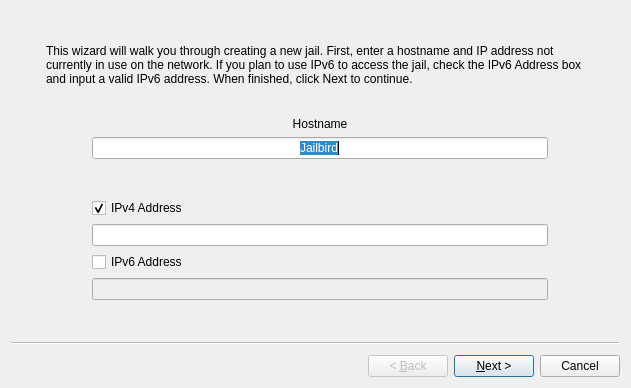
<?xml version="1.0" encoding="UTF-8"?>
<ui version="4.0">
 <class>wizardNewJail</class>
 <widget class="QWizard" name="wizardNewJail">
  <property name="geometry">
   <rect>
    <x>0</x>
    <y>0</y>
    <width>631</width>
    <height>388</height>
   </rect>
  </property>
  <property name="windowTitle">
   <string>New Jail Wizard</string>
  </property>
  <widget class="QWizardPage" name="Page_IP">
   <layout class="QGridLayout" name="gridLayout_2">
    <item row="0" column="0" rowspan="4">
     <layout class="QVBoxLayout" name="verticalLayout_3">
      <item>
       <widget class="QLabel" name="label_2">
        <property name="sizePolicy">
         <sizepolicy hsizetype="Fixed" vsizetype="Fixed">
          <horstretch>0</horstretch>
          <verstretch>0</verstretch>
         </sizepolicy>
        </property>
        <property name="maximumSize">
         <size>
          <width>55</width>
          <height>55</height>
         </size>
        </property>
        <property name="text">
         <string/>
        </property>
        <property name="pixmap">
         <pixmap resource="warden.qrc">:/cell.png</pixmap>
        </property>
        <property name="scaledContents">
         <bool>true</bool>
        </property>
        <property name="alignment">
         <set>Qt::AlignCenter</set>
        </property>
       </widget>
      </item>
      <item>
       <spacer name="verticalSpacer_10">
        <property name="orientation">
         <enum>Qt::Vertical</enum>
        </property>
        <property name="sizeHint" stdset="0">
         <size>
          <width>20</width>
          <height>40</height>
         </size>
        </property>
       </spacer>
      </item>
     </layout>
    </item>
    <item row="0" column="1" colspan="2">
     <spacer name="verticalSpacer">
      <property name="orientation">
       <enum>Qt::Vertical</enum>
      </property>
      <property name="sizeType">
       <enum>QSizePolicy::Fixed</enum>
      </property>
      <property name="sizeHint" stdset="0">
       <size>
        <width>387</width>
        <height>18</height>
       </size>
      </property>
     </spacer>
    </item>
    <item row="1" column="1" colspan="3">
     <widget class="QLabel" name="label">
      <property name="sizePolicy">
       <sizepolicy hsizetype="MinimumExpanding" vsizetype="Preferred">
        <horstretch>0</horstretch>
        <verstretch>0</verstretch>
       </sizepolicy>
      </property>
      <property name="text">
       <string>This wizard will walk you through creating a new jail. First, enter a hostname and IP address not currently in use on the network. If you plan to use IPv6 to access the jail, check the IPv6 Address box and input a valid IPv6 address. When finished, click Next to continue.</string>
      </property>
      <property name="alignment">
       <set>Qt::AlignLeading|Qt::AlignLeft|Qt::AlignTop</set>
      </property>
      <property name="wordWrap">
       <bool>true</bool>
      </property>
     </widget>
    </item>
    <item row="1" column="4" rowspan="3">
     <spacer name="horizontalSpacer_2">
      <property name="orientation">
       <enum>Qt::Horizontal</enum>
      </property>
      <property name="sizeType">
       <enum>QSizePolicy::Fixed</enum>
      </property>
      <property name="sizeHint" stdset="0">
       <size>
        <width>17</width>
        <height>256</height>
       </size>
      </property>
     </spacer>
    </item>
    <item row="2" column="1" colspan="3">
     <spacer name="verticalSpacer_3">
      <property name="orientation">
       <enum>Qt::Vertical</enum>
      </property>
      <property name="sizeType">
       <enum>QSizePolicy::Fixed</enum>
      </property>
      <property name="sizeHint" stdset="0">
       <size>
        <width>418</width>
        <height>25</height>
       </size>
      </property>
     </spacer>
    </item>
    <item row="3" column="1">
     <spacer name="horizontalSpacer">
      <property name="orientation">
       <enum>Qt::Horizontal</enum>
      </property>
      <property name="sizeType">
       <enum>QSizePolicy::Minimum</enum>
      </property>
      <property name="sizeHint" stdset="0">
       <size>
        <width>40</width>
        <height>58</height>
       </size>
      </property>
     </spacer>
    </item>
    <item row="3" column="2">
     <layout class="QGridLayout" name="gridLayout">
      <item row="0" column="0">
       <widget class="QLabel" name="textLabel1_2">
        <property name="text">
         <string>Hostname</string>
        </property>
        <property name="alignment">
         <set>Qt::AlignCenter</set>
        </property>
        <property name="wordWrap">
         <bool>false</bool>
        </property>
       </widget>
      </item>
      <item row="1" column="0">
       <widget class="QLineEdit" name="lineHost">
        <property name="text">
         <string>Jailbird</string>
        </property>
        <property name="alignment">
         <set>Qt::AlignHCenter</set>
        </property>
       </widget>
      </item>
      <item row="5" column="0">
       <widget class="QCheckBox" name="checkIPv6">
        <property name="text">
         <string>IPv6 Address</string>
        </property>
       </widget>
      </item>
      <item row="4" column="0">
       <widget class="QLineEdit" name="lineIP">
        <property name="enabled">
         <bool>true</bool>
        </property>
        <property name="inputMask">
         <string notr="true"/>
        </property>
        <property name="text">
         <string/>
        </property>
       </widget>
      </item>
      <item row="3" column="0">
       <widget class="QCheckBox" name="checkIPv4">
        <property name="text">
         <string>IPv4 Address</string>
        </property>
        <property name="checked">
         <bool>true</bool>
        </property>
       </widget>
      </item>
      <item row="2" column="0">
       <spacer name="verticalSpacer_23">
        <property name="orientation">
         <enum>Qt::Vertical</enum>
        </property>
        <property name="sizeHint" stdset="0">
         <size>
          <width>20</width>
          <height>40</height>
         </size>
        </property>
       </spacer>
      </item>
      <item row="6" column="0">
       <widget class="QLineEdit" name="lineIP6">
        <property name="enabled">
         <bool>false</bool>
        </property>
       </widget>
      </item>
     </layout>
    </item>
    <item row="3" column="3">
     <spacer name="horizontalSpacer_3">
      <property name="orientation">
       <enum>Qt::Horizontal</enum>
      </property>
      <property name="sizeType">
       <enum>QSizePolicy::Minimum</enum>
      </property>
      <property name="sizeHint" stdset="0">
       <size>
        <width>40</width>
        <height>20</height>
       </size>
      </property>
     </spacer>
    </item>
    <item row="4" column="2">
     <spacer name="verticalSpacer_4">
      <property name="orientation">
       <enum>Qt::Vertical</enum>
      </property>
      <property name="sizeHint" stdset="0">
       <size>
        <width>335</width>
        <height>13</height>
       </size>
      </property>
     </spacer>
    </item>
    <item row="6" column="1" colspan="3">
     <spacer name="verticalSpacer_2">
      <property name="orientation">
       <enum>Qt::Vertical</enum>
      </property>
      <property name="sizeHint" stdset="0">
       <size>
        <width>387</width>
        <height>22</height>
       </size>
      </property>
     </spacer>
    </item>
    <item row="5" column="2">
     <widget class="QLabel" name="labelMessage">
      <property name="font">
       <font>
        <pointsize>10</pointsize>
        <weight>75</weight>
        <bold>true</bold>
       </font>
      </property>
      <property name="focusPolicy">
       <enum>Qt::NoFocus</enum>
      </property>
      <property name="layoutDirection">
       <enum>Qt::LeftToRight</enum>
      </property>
      <property name="text">
       <string/>
      </property>
      <property name="alignment">
       <set>Qt::AlignCenter</set>
      </property>
     </widget>
    </item>
   </layout>
  </widget>
  <widget class="QWizardPage" name="Page_Type">
   <layout class="QGridLayout" name="gridLayout_4">
    <item row="0" column="0" rowspan="4">
     <layout class="QVBoxLayout" name="verticalLayout_6">
      <item>
       <widget class="QLabel" name="label_7">
        <property name="sizePolicy">
         <sizepolicy hsizetype="Fixed" vsizetype="Fixed">
          <horstretch>0</horstretch>
          <verstretch>0</verstretch>
         </sizepolicy>
        </property>
        <property name="maximumSize">
         <size>
          <width>55</width>
          <height>55</height>
         </size>
        </property>
        <property name="text">
         <string/>
        </property>
        <property name="pixmap">
         <pixmap resource="warden.qrc">:/cell.png</pixmap>
        </property>
        <property name="scaledContents">
         <bool>true</bool>
        </property>
        <property name="alignment">
         <set>Qt::AlignCenter</set>
        </property>
       </widget>
      </item>
      <item>
       <spacer name="verticalSpacer_14">
        <property name="orientation">
         <enum>Qt::Vertical</enum>
        </property>
        <property name="sizeHint" stdset="0">
         <size>
          <width>20</width>
          <height>40</height>
         </size>
        </property>
       </spacer>
      </item>
     </layout>
    </item>
    <item row="0" column="1">
     <spacer name="verticalSpacer_12">
      <property name="orientation">
       <enum>Qt::Vertical</enum>
      </property>
      <property name="sizeType">
       <enum>QSizePolicy::Fixed</enum>
      </property>
      <property name="sizeHint" stdset="0">
       <size>
        <width>387</width>
        <height>18</height>
       </size>
      </property>
     </spacer>
    </item>
    <item row="1" column="1">
     <widget class="QLabel" name="label_5">
      <property name="sizePolicy">
       <sizepolicy hsizetype="MinimumExpanding" vsizetype="Preferred">
        <horstretch>0</horstretch>
        <verstretch>0</verstretch>
       </sizepolicy>
      </property>
      <property name="text">
       <string>Please select the type of jail you want to create. </string>
      </property>
      <property name="alignment">
       <set>Qt::AlignLeading|Qt::AlignLeft|Qt::AlignTop</set>
      </property>
      <property name="wordWrap">
       <bool>true</bool>
      </property>
     </widget>
    </item>
    <item row="1" column="2" rowspan="3">
     <spacer name="horizontalSpacer_5">
      <property name="orientation">
       <enum>Qt::Horizontal</enum>
      </property>
      <property name="sizeType">
       <enum>QSizePolicy::Fixed</enum>
      </property>
      <property name="sizeHint" stdset="0">
       <size>
        <width>17</width>
        <height>256</height>
       </size>
      </property>
     </spacer>
    </item>
    <item row="2" column="1">
     <spacer name="verticalSpacer_8">
      <property name="orientation">
       <enum>Qt::Vertical</enum>
      </property>
      <property name="sizeType">
       <enum>QSizePolicy::Fixed</enum>
      </property>
      <property name="sizeHint" stdset="0">
       <size>
        <width>418</width>
        <height>25</height>
       </size>
      </property>
     </spacer>
    </item>
    <item row="3" column="1">
     <widget class="QGroupBox" name="groupBox">
      <property name="title">
       <string>Jail Type</string>
      </property>
      <layout class="QGridLayout" name="gridLayout_9">
       <item row="0" column="0">
        <widget class="QRadioButton" name="radioTraditionalJail">
         <property name="text">
          <string>Traditional Jail (Secure, best for services)</string>
         </property>
         <property name="checked">
          <bool>true</bool>
         </property>
        </widget>
       </item>
       <item row="1" column="0">
        <layout class="QGridLayout" name="gridLayout_3">
         <item row="0" column="0">
          <layout class="QHBoxLayout" name="horizontalLayout_2">
           <item>
            <spacer name="horizontalSpacer_10">
             <property name="orientation">
              <enum>Qt::Horizontal</enum>
             </property>
             <property name="sizeType">
              <enum>QSizePolicy::Fixed</enum>
             </property>
             <property name="sizeHint" stdset="0">
              <size>
               <width>20</width>
               <height>20</height>
              </size>
             </property>
            </spacer>
           </item>
           <item>
            <widget class="QCheckBox" name="checkPCBSDUtils">
             <property name="text">
              <string>Install PKGNG and TrueOS utilities</string>
             </property>
             <property name="checked">
              <bool>true</bool>
             </property>
            </widget>
           </item>
          </layout>
         </item>
         <item row="1" column="0">
          <layout class="QHBoxLayout" name="horizontalLayout_4">
           <item>
            <spacer name="horizontalSpacer_12">
             <property name="orientation">
              <enum>Qt::Horizontal</enum>
             </property>
             <property name="sizeType">
              <enum>QSizePolicy::Fixed</enum>
             </property>
             <property name="sizeHint" stdset="0">
              <size>
               <width>20</width>
               <height>20</height>
              </size>
             </property>
            </spacer>
           </item>
           <item>
            <widget class="QLabel" name="label_9">
             <property name="text">
              <string>Jail Version</string>
             </property>
            </widget>
           </item>
          </layout>
         </item>
         <item row="2" column="0">
          <layout class="QHBoxLayout" name="horizontalLayout_3">
           <item>
            <spacer name="horizontalSpacer_11">
             <property name="orientation">
              <enum>Qt::Horizontal</enum>
             </property>
             <property name="sizeType">
              <enum>QSizePolicy::Fixed</enum>
             </property>
             <property name="sizeHint" stdset="0">
              <size>
               <width>20</width>
               <height>20</height>
              </size>
             </property>
            </spacer>
           </item>
           <item>
            <widget class="QComboBox" name="comboTemplate"/>
           </item>
          </layout>
         </item>
        </layout>
       </item>
       <item row="2" column="0">
        <widget class="QRadioButton" name="radioPortsJail">
         <property name="text">
          <string>Ports Jail (Insecure, allows running X applications)</string>
         </property>
        </widget>
       </item>
       <item row="3" column="0">
        <widget class="QRadioButton" name="radioLinuxJail">
         <property name="text">
          <string>Linux Jail (Run Linux within a jail) - Experimental!</string>
         </property>
        </widget>
       </item>
      </layout>
     </widget>
    </item>
    <item row="4" column="1">
     <spacer name="verticalSpacer_9">
      <property name="orientation">
       <enum>Qt::Vertical</enum>
      </property>
      <property name="sizeHint" stdset="0">
       <size>
        <width>348</width>
        <height>151</height>
       </size>
      </property>
     </spacer>
    </item>
   </layout>
  </widget>
  <widget class="QWizardPage" name="Page_Root">
   <layout class="QGridLayout" name="gridLayout_5">
    <item row="0" column="0" rowspan="5">
     <layout class="QVBoxLayout" name="verticalLayout_4">
      <item>
       <widget class="QLabel" name="label_4">
        <property name="sizePolicy">
         <sizepolicy hsizetype="Fixed" vsizetype="Fixed">
          <horstretch>0</horstretch>
          <verstretch>0</verstretch>
         </sizepolicy>
        </property>
        <property name="maximumSize">
         <size>
          <width>55</width>
          <height>55</height>
         </size>
        </property>
        <property name="text">
         <string/>
        </property>
        <property name="pixmap">
         <pixmap resource="warden.qrc">:/cell.png</pixmap>
        </property>
        <property name="scaledContents">
         <bool>true</bool>
        </property>
        <property name="alignment">
         <set>Qt::AlignCenter</set>
        </property>
       </widget>
      </item>
      <item>
       <spacer name="verticalSpacer_11">
        <property name="orientation">
         <enum>Qt::Vertical</enum>
        </property>
        <property name="sizeHint" stdset="0">
         <size>
          <width>20</width>
          <height>40</height>
         </size>
        </property>
       </spacer>
      </item>
     </layout>
    </item>
    <item row="0" column="1" colspan="3">
     <spacer name="verticalSpacer_7">
      <property name="orientation">
       <enum>Qt::Vertical</enum>
      </property>
      <property name="sizeType">
       <enum>QSizePolicy::Fixed</enum>
      </property>
      <property name="sizeHint" stdset="0">
       <size>
        <width>387</width>
        <height>18</height>
       </size>
      </property>
     </spacer>
    </item>
    <item row="1" column="1" colspan="3">
     <widget class="QLabel" name="label_3">
      <property name="sizePolicy">
       <sizepolicy hsizetype="MinimumExpanding" vsizetype="Preferred">
        <horstretch>0</horstretch>
        <verstretch>0</verstretch>
       </sizepolicy>
      </property>
      <property name="text">
       <string>Next enter the root password for this jail. </string>
      </property>
      <property name="alignment">
       <set>Qt::AlignLeading|Qt::AlignLeft|Qt::AlignTop</set>
      </property>
      <property name="wordWrap">
       <bool>true</bool>
      </property>
     </widget>
    </item>
    <item row="1" column="4" rowspan="4">
     <spacer name="horizontalSpacer_4">
      <property name="orientation">
       <enum>Qt::Horizontal</enum>
      </property>
      <property name="sizeType">
       <enum>QSizePolicy::Fixed</enum>
      </property>
      <property name="sizeHint" stdset="0">
       <size>
        <width>17</width>
        <height>256</height>
       </size>
      </property>
     </spacer>
    </item>
    <item row="2" column="1" colspan="3">
     <spacer name="verticalSpacer_5">
      <property name="orientation">
       <enum>Qt::Vertical</enum>
      </property>
      <property name="sizeType">
       <enum>QSizePolicy::Fixed</enum>
      </property>
      <property name="sizeHint" stdset="0">
       <size>
        <width>418</width>
        <height>25</height>
       </size>
      </property>
     </spacer>
    </item>
    <item row="3" column="1">
     <spacer name="horizontalSpacer_6">
      <property name="orientation">
       <enum>Qt::Horizontal</enum>
      </property>
      <property name="sizeType">
       <enum>QSizePolicy::Minimum</enum>
      </property>
      <property name="sizeHint" stdset="0">
       <size>
        <width>100</width>
        <height>20</height>
       </size>
      </property>
     </spacer>
    </item>
    <item row="3" column="2">
     <layout class="QVBoxLayout" name="verticalLayout_2">
      <item>
       <layout class="QVBoxLayout" name="_3">
        <item>
         <widget class="QLabel" name="textLabel2">
          <property name="text">
           <string>Root Password</string>
          </property>
          <property name="alignment">
           <set>Qt::AlignCenter</set>
          </property>
          <property name="wordWrap">
           <bool>false</bool>
          </property>
         </widget>
        </item>
        <item>
         <widget class="QLineEdit" name="lineRoot">
          <property name="echoMode">
           <enum>QLineEdit::Password</enum>
          </property>
         </widget>
        </item>
       </layout>
      </item>
      <item>
       <spacer name="verticalSpacer_15">
        <property name="orientation">
         <enum>Qt::Vertical</enum>
        </property>
        <property name="sizeHint" stdset="0">
         <size>
          <width>20</width>
          <height>13</height>
         </size>
        </property>
       </spacer>
      </item>
      <item>
       <layout class="QVBoxLayout" name="_5">
        <item>
         <widget class="QLabel" name="textLabel2_2">
          <property name="text">
           <string>Root Password (Confirm)</string>
          </property>
          <property name="alignment">
           <set>Qt::AlignCenter</set>
          </property>
          <property name="wordWrap">
           <bool>false</bool>
          </property>
         </widget>
        </item>
        <item>
         <widget class="QLineEdit" name="lineRoot2">
          <property name="sizePolicy">
           <sizepolicy hsizetype="Expanding" vsizetype="Fixed">
            <horstretch>0</horstretch>
            <verstretch>0</verstretch>
           </sizepolicy>
          </property>
          <property name="echoMode">
           <enum>QLineEdit::Password</enum>
          </property>
         </widget>
        </item>
       </layout>
      </item>
     </layout>
    </item>
    <item row="3" column="3">
     <spacer name="horizontalSpacer_7">
      <property name="orientation">
       <enum>Qt::Horizontal</enum>
      </property>
      <property name="sizeType">
       <enum>QSizePolicy::Minimum</enum>
      </property>
      <property name="sizeHint" stdset="0">
       <size>
        <width>100</width>
        <height>20</height>
       </size>
      </property>
     </spacer>
    </item>
    <item row="4" column="1" colspan="3">
     <spacer name="verticalSpacer_6">
      <property name="orientation">
       <enum>Qt::Vertical</enum>
      </property>
      <property name="sizeHint" stdset="0">
       <size>
        <width>387</width>
        <height>111</height>
       </size>
      </property>
     </spacer>
    </item>
   </layout>
  </widget>
  <widget class="QWizardPage" name="Page_Linux">
   <layout class="QGridLayout" name="gridLayout_8">
    <item row="0" column="0" rowspan="7">
     <layout class="QVBoxLayout" name="verticalLayout_5">
      <item>
       <widget class="QLabel" name="label_6">
        <property name="sizePolicy">
         <sizepolicy hsizetype="Fixed" vsizetype="Fixed">
          <horstretch>0</horstretch>
          <verstretch>0</verstretch>
         </sizepolicy>
        </property>
        <property name="maximumSize">
         <size>
          <width>55</width>
          <height>55</height>
         </size>
        </property>
        <property name="text">
         <string/>
        </property>
        <property name="pixmap">
         <pixmap resource="warden.qrc">:/cell.png</pixmap>
        </property>
        <property name="scaledContents">
         <bool>true</bool>
        </property>
        <property name="alignment">
         <set>Qt::AlignCenter</set>
        </property>
       </widget>
      </item>
      <item>
       <spacer name="verticalSpacer_13">
        <property name="orientation">
         <enum>Qt::Vertical</enum>
        </property>
        <property name="sizeHint" stdset="0">
         <size>
          <width>20</width>
          <height>40</height>
         </size>
        </property>
       </spacer>
      </item>
     </layout>
    </item>
    <item row="0" column="1">
     <spacer name="verticalSpacer_21">
      <property name="orientation">
       <enum>Qt::Vertical</enum>
      </property>
      <property name="sizeType">
       <enum>QSizePolicy::Fixed</enum>
      </property>
      <property name="sizeHint" stdset="0">
       <size>
        <width>387</width>
        <height>18</height>
       </size>
      </property>
     </spacer>
    </item>
    <item row="1" column="1">
     <widget class="QLabel" name="label_10">
      <property name="sizePolicy">
       <sizepolicy hsizetype="MinimumExpanding" vsizetype="Preferred">
        <horstretch>0</horstretch>
        <verstretch>0</verstretch>
       </sizepolicy>
      </property>
      <property name="text">
       <string>Please select the Linux install script to use for this jail.</string>
      </property>
      <property name="alignment">
       <set>Qt::AlignLeading|Qt::AlignLeft|Qt::AlignTop</set>
      </property>
      <property name="wordWrap">
       <bool>true</bool>
      </property>
     </widget>
    </item>
    <item row="2" column="1">
     <spacer name="verticalSpacer_20">
      <property name="orientation">
       <enum>Qt::Vertical</enum>
      </property>
      <property name="sizeType">
       <enum>QSizePolicy::Fixed</enum>
      </property>
      <property name="sizeHint" stdset="0">
       <size>
        <width>418</width>
        <height>25</height>
       </size>
      </property>
     </spacer>
    </item>
    <item row="3" column="1">
     <widget class="QLabel" name="label_11">
      <property name="text">
       <string/>
      </property>
      <property name="wordWrap">
       <bool>true</bool>
      </property>
     </widget>
    </item>
    <item row="4" column="1">
     <layout class="QHBoxLayout" name="horizontalLayout">
      <item>
       <widget class="QLineEdit" name="lineLinuxScript">
        <property name="readOnly">
         <bool>true</bool>
        </property>
       </widget>
      </item>
      <item>
       <widget class="QPushButton" name="pushLinuxScript">
        <property name="sizePolicy">
         <sizepolicy hsizetype="Fixed" vsizetype="Fixed">
          <horstretch>0</horstretch>
          <verstretch>0</verstretch>
         </sizepolicy>
        </property>
        <property name="text">
         <string/>
        </property>
        <property name="icon">
         <iconset resource="warden.qrc">
          <normaloff>:/folder.png</normaloff>:/folder.png</iconset>
        </property>
       </widget>
      </item>
     </layout>
    </item>
    <item row="5" column="1">
     <spacer name="verticalSpacer_22">
      <property name="orientation">
       <enum>Qt::Vertical</enum>
      </property>
      <property name="sizeHint" stdset="0">
       <size>
        <width>20</width>
        <height>145</height>
       </size>
      </property>
     </spacer>
    </item>
    <item row="6" column="1">
     <spacer name="horizontalSpacer_9">
      <property name="orientation">
       <enum>Qt::Horizontal</enum>
      </property>
      <property name="sizeHint" stdset="0">
       <size>
        <width>458</width>
        <height>20</height>
       </size>
      </property>
     </spacer>
    </item>
   </layout>
  </widget>
  <widget class="QWizardPage" name="Page_Opts">
   <layout class="QGridLayout" name="gridLayout_7">
    <item row="0" column="0" rowspan="5">
     <layout class="QVBoxLayout" name="verticalLayout_7">
      <item>
       <widget class="QLabel" name="label_8">
        <property name="sizePolicy">
         <sizepolicy hsizetype="Fixed" vsizetype="Fixed">
          <horstretch>0</horstretch>
          <verstretch>0</verstretch>
         </sizepolicy>
        </property>
        <property name="maximumSize">
         <size>
          <width>55</width>
          <height>55</height>
         </size>
        </property>
        <property name="text">
         <string/>
        </property>
        <property name="pixmap">
         <pixmap resource="warden.qrc">:/cell.png</pixmap>
        </property>
        <property name="scaledContents">
         <bool>true</bool>
        </property>
        <property name="alignment">
         <set>Qt::AlignCenter</set>
        </property>
       </widget>
      </item>
      <item>
       <spacer name="verticalSpacer_18">
        <property name="orientation">
         <enum>Qt::Vertical</enum>
        </property>
        <property name="sizeHint" stdset="0">
         <size>
          <width>20</width>
          <height>40</height>
         </size>
        </property>
       </spacer>
      </item>
     </layout>
    </item>
    <item row="0" column="1">
     <spacer name="verticalSpacer_19">
      <property name="orientation">
       <enum>Qt::Vertical</enum>
      </property>
      <property name="sizeType">
       <enum>QSizePolicy::Fixed</enum>
      </property>
      <property name="sizeHint" stdset="0">
       <size>
        <width>387</width>
        <height>18</height>
       </size>
      </property>
     </spacer>
    </item>
    <item row="1" column="1">
     <widget class="QLabel" name="labelConfirm">
      <property name="sizePolicy">
       <sizepolicy hsizetype="MinimumExpanding" vsizetype="Preferred">
        <horstretch>0</horstretch>
        <verstretch>0</verstretch>
       </sizepolicy>
      </property>
      <property name="text">
       <string>Please take a moment and set any other options for this jail. Note that including the system source option requires that they be present in /usr/src. </string>
      </property>
      <property name="alignment">
       <set>Qt::AlignLeading|Qt::AlignLeft|Qt::AlignTop</set>
      </property>
      <property name="wordWrap">
       <bool>true</bool>
      </property>
     </widget>
    </item>
    <item row="1" column="2" rowspan="4">
     <spacer name="horizontalSpacer_8">
      <property name="orientation">
       <enum>Qt::Horizontal</enum>
      </property>
      <property name="sizeType">
       <enum>QSizePolicy::Fixed</enum>
      </property>
      <property name="sizeHint" stdset="0">
       <size>
        <width>17</width>
        <height>256</height>
       </size>
      </property>
     </spacer>
    </item>
    <item row="2" column="1">
     <spacer name="verticalSpacer_16">
      <property name="orientation">
       <enum>Qt::Vertical</enum>
      </property>
      <property name="sizeType">
       <enum>QSizePolicy::Fixed</enum>
      </property>
      <property name="sizeHint" stdset="0">
       <size>
        <width>418</width>
        <height>25</height>
       </size>
      </property>
     </spacer>
    </item>
    <item row="3" column="1">
     <widget class="QGroupBox" name="groupBox_2">
      <property name="title">
       <string>Jail Options</string>
      </property>
      <layout class="QGridLayout" name="gridLayout_6">
       <item row="0" column="0">
        <widget class="QCheckBox" name="checkSystemSource">
         <property name="text">
          <string>Include system source</string>
         </property>
        </widget>
       </item>
       <item row="1" column="0">
        <widget class="QCheckBox" name="checkPortsTree">
         <property name="text">
          <string>Include ports tree</string>
         </property>
        </widget>
       </item>
       <item row="2" column="0">
        <widget class="QCheckBox" name="checkAutostart">
         <property name="text">
          <string>Start jail at system bootup</string>
         </property>
        </widget>
       </item>
      </layout>
     </widget>
    </item>
    <item row="4" column="1">
     <spacer name="verticalSpacer_17">
      <property name="orientation">
       <enum>Qt::Vertical</enum>
      </property>
      <property name="sizeHint" stdset="0">
       <size>
        <width>387</width>
        <height>96</height>
       </size>
      </property>
     </spacer>
    </item>
   </layout>
  </widget>
 </widget>
 <resources>
  <include location="warden.qrc"/>
 </resources>
 <connections/>
</ui>
